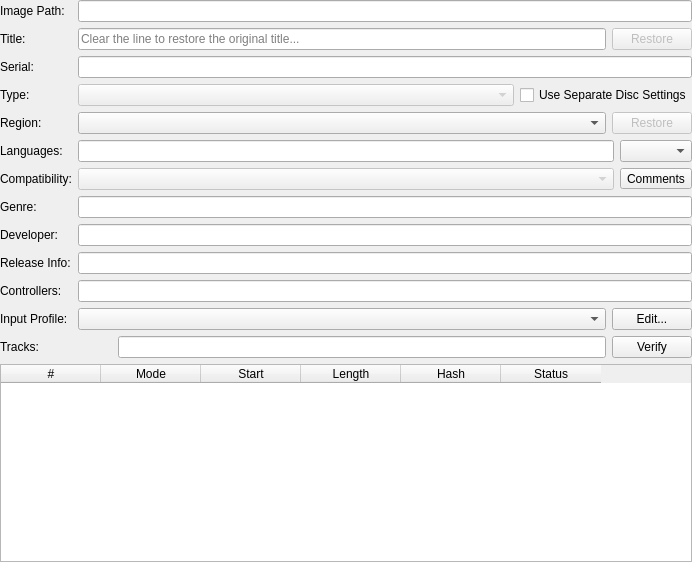
<?xml version="1.0" encoding="UTF-8"?>
<ui version="4.0">
 <class>GameSummaryWidget</class>
 <widget class="QWidget" name="GameSummaryWidget">
  <property name="geometry">
   <rect>
    <x>0</x>
    <y>0</y>
    <width>692</width>
    <height>562</height>
   </rect>
  </property>
  <property name="windowTitle">
   <string>Dialog</string>
  </property>
  <property name="windowIcon">
   <iconset>
    <normaloff>:/icons/duck.png</normaloff>:/icons/duck.png</iconset>
  </property>
  <layout class="QGridLayout" name="gridLayout">
   <property name="leftMargin">
    <number>0</number>
   </property>
   <property name="topMargin">
    <number>0</number>
   </property>
   <property name="rightMargin">
    <number>0</number>
   </property>
   <property name="bottomMargin">
    <number>0</number>
   </property>
   <item row="10" column="1">
    <widget class="QLineEdit" name="developer">
     <property name="readOnly">
      <bool>true</bool>
     </property>
    </widget>
   </item>
   <item row="13" column="1">
    <widget class="QLineEdit" name="controllers">
     <property name="readOnly">
      <bool>true</bool>
     </property>
    </widget>
   </item>
   <item row="17" column="0">
    <widget class="QLabel" name="label_8">
     <property name="text">
      <string>Tracks:</string>
     </property>
    </widget>
   </item>
   <item row="14" column="0">
    <widget class="QLabel" name="label_9">
     <property name="text">
      <string>Input Profile:</string>
     </property>
    </widget>
   </item>
   <item row="9" column="1">
    <widget class="QLineEdit" name="genre">
     <property name="readOnly">
      <bool>true</bool>
     </property>
    </widget>
   </item>
   <item row="4" column="0">
    <widget class="QLabel" name="label">
     <property name="text">
      <string>Serial:</string>
     </property>
    </widget>
   </item>
   <item row="12" column="1">
    <widget class="QLineEdit" name="releaseInfo">
     <property name="readOnly">
      <bool>true</bool>
     </property>
    </widget>
   </item>
   <item row="4" column="1">
    <widget class="QLineEdit" name="serial">
     <property name="readOnly">
      <bool>true</bool>
     </property>
    </widget>
   </item>
   <item row="13" column="0">
    <widget class="QLabel" name="label_15">
     <property name="text">
      <string>Controllers:</string>
     </property>
    </widget>
   </item>
   <item row="12" column="0">
    <widget class="QLabel" name="label_14">
     <property name="text">
      <string>Release Info:</string>
     </property>
    </widget>
   </item>
   <item row="19" column="0" colspan="2">
    <widget class="QTableWidget" name="tracks">
     <property name="editTriggers">
      <set>QAbstractItemView::EditTrigger::NoEditTriggers</set>
     </property>
     <property name="cornerButtonEnabled">
      <bool>false</bool>
     </property>
     <attribute name="verticalHeaderVisible">
      <bool>false</bool>
     </attribute>
     <column>
      <property name="text">
       <string>#</string>
      </property>
     </column>
     <column>
      <property name="text">
       <string>Mode</string>
      </property>
     </column>
     <column>
      <property name="text">
       <string>Start</string>
      </property>
     </column>
     <column>
      <property name="text">
       <string>Length</string>
      </property>
     </column>
     <column>
      <property name="text">
       <string>Hash</string>
      </property>
     </column>
     <column>
      <property name="text">
       <string>Status</string>
      </property>
     </column>
    </widget>
   </item>
   <item row="17" column="1">
    <layout class="QHBoxLayout" name="verifyLayout" stretch="0,1,0">
     <item>
      <spacer name="verifySpacer">
       <property name="orientation">
        <enum>Qt::Orientation::Horizontal</enum>
       </property>
       <property name="sizeHint" stdset="0">
        <size>
         <width>40</width>
         <height>20</height>
        </size>
       </property>
      </spacer>
     </item>
     <item>
      <widget class="QLineEdit" name="revision">
       <property name="minimumSize">
        <size>
         <width>300</width>
         <height>0</height>
        </size>
       </property>
       <property name="readOnly">
        <bool>true</bool>
       </property>
      </widget>
     </item>
     <item>
      <widget class="QPushButton" name="computeHashes">
       <property name="text">
        <string>Verify</string>
       </property>
      </widget>
     </item>
    </layout>
   </item>
   <item row="3" column="1">
    <layout class="QHBoxLayout" name="horizontalLayout_7">
     <item>
      <widget class="QLineEdit" name="title">
       <property name="placeholderText">
        <string>Clear the line to restore the original title...</string>
       </property>
      </widget>
     </item>
     <item>
      <widget class="QPushButton" name="restoreTitle">
       <property name="enabled">
        <bool>false</bool>
       </property>
       <property name="text">
        <string>Restore</string>
       </property>
      </widget>
     </item>
    </layout>
   </item>
   <item row="0" column="0">
    <widget class="QLabel" name="label_4">
     <property name="text">
      <string>Image Path:</string>
     </property>
    </widget>
   </item>
   <item row="8" column="1">
    <layout class="QHBoxLayout" name="horizontalLayout" stretch="1,0">
     <item>
      <widget class="QComboBox" name="compatibility">
       <property name="enabled">
        <bool>false</bool>
       </property>
      </widget>
     </item>
     <item>
      <widget class="QToolButton" name="compatibilityComments">
       <property name="text">
        <string>Comments</string>
       </property>
       <property name="icon">
        <iconset theme="information-line"/>
       </property>
      </widget>
     </item>
    </layout>
   </item>
   <item row="9" column="0">
    <widget class="QLabel" name="label_11">
     <property name="text">
      <string>Genre:</string>
     </property>
    </widget>
   </item>
   <item row="10" column="0">
    <widget class="QLabel" name="label_12">
     <property name="text">
      <string>Developer:</string>
     </property>
    </widget>
   </item>
   <item row="6" column="0">
    <widget class="QLabel" name="label_3">
     <property name="text">
      <string>Region:</string>
     </property>
    </widget>
   </item>
   <item row="14" column="1">
    <layout class="QHBoxLayout" name="horizontalLayout_2" stretch="1,0">
     <item>
      <widget class="QComboBox" name="inputProfile"/>
     </item>
     <item>
      <widget class="QPushButton" name="editInputProfile">
       <property name="text">
        <string>Edit...</string>
       </property>
      </widget>
     </item>
    </layout>
   </item>
   <item row="8" column="0">
    <widget class="QLabel" name="label_7">
     <property name="text">
      <string>Compatibility:</string>
     </property>
    </widget>
   </item>
   <item row="5" column="0">
    <widget class="QLabel" name="label_10">
     <property name="text">
      <string>Type:</string>
     </property>
    </widget>
   </item>
   <item row="6" column="1">
    <layout class="QHBoxLayout" name="horizontalLayout_6">
     <item>
      <widget class="QComboBox" name="region">
       <property name="sizePolicy">
        <sizepolicy hsizetype="Expanding" vsizetype="Fixed">
         <horstretch>0</horstretch>
         <verstretch>0</verstretch>
        </sizepolicy>
       </property>
      </widget>
     </item>
     <item>
      <widget class="QPushButton" name="restoreRegion">
       <property name="enabled">
        <bool>false</bool>
       </property>
       <property name="text">
        <string>Restore</string>
       </property>
      </widget>
     </item>
    </layout>
   </item>
   <item row="0" column="1">
    <widget class="QLineEdit" name="path">
     <property name="readOnly">
      <bool>true</bool>
     </property>
    </widget>
   </item>
   <item row="3" column="0">
    <widget class="QLabel" name="label_2">
     <property name="text">
      <string>Title:</string>
     </property>
    </widget>
   </item>
   <item row="7" column="0">
    <widget class="QLabel" name="label_5">
     <property name="text">
      <string>Languages:</string>
     </property>
    </widget>
   </item>
   <item row="7" column="1">
    <layout class="QHBoxLayout" name="horizontalLayout_3" stretch="1,0">
     <item>
      <widget class="QLineEdit" name="languages">
       <property name="readOnly">
        <bool>true</bool>
       </property>
      </widget>
     </item>
     <item>
      <widget class="QComboBox" name="customLanguage"/>
     </item>
    </layout>
   </item>
   <item row="5" column="1">
    <layout class="QHBoxLayout" name="horizontalLayout_4" stretch="1,0">
     <item>
      <widget class="QComboBox" name="entryType">
       <property name="enabled">
        <bool>false</bool>
       </property>
      </widget>
     </item>
     <item>
      <widget class="QCheckBox" name="separateDiscSettings">
       <property name="toolTip">
        <string>Uses separate game settings for each disc of multi-disc games. Can only be set on the first/main disc.</string>
       </property>
       <property name="text">
        <string>Use Separate Disc Settings</string>
       </property>
      </widget>
     </item>
    </layout>
   </item>
  </layout>
 </widget>
 <resources/>
 <connections/>
</ui>
